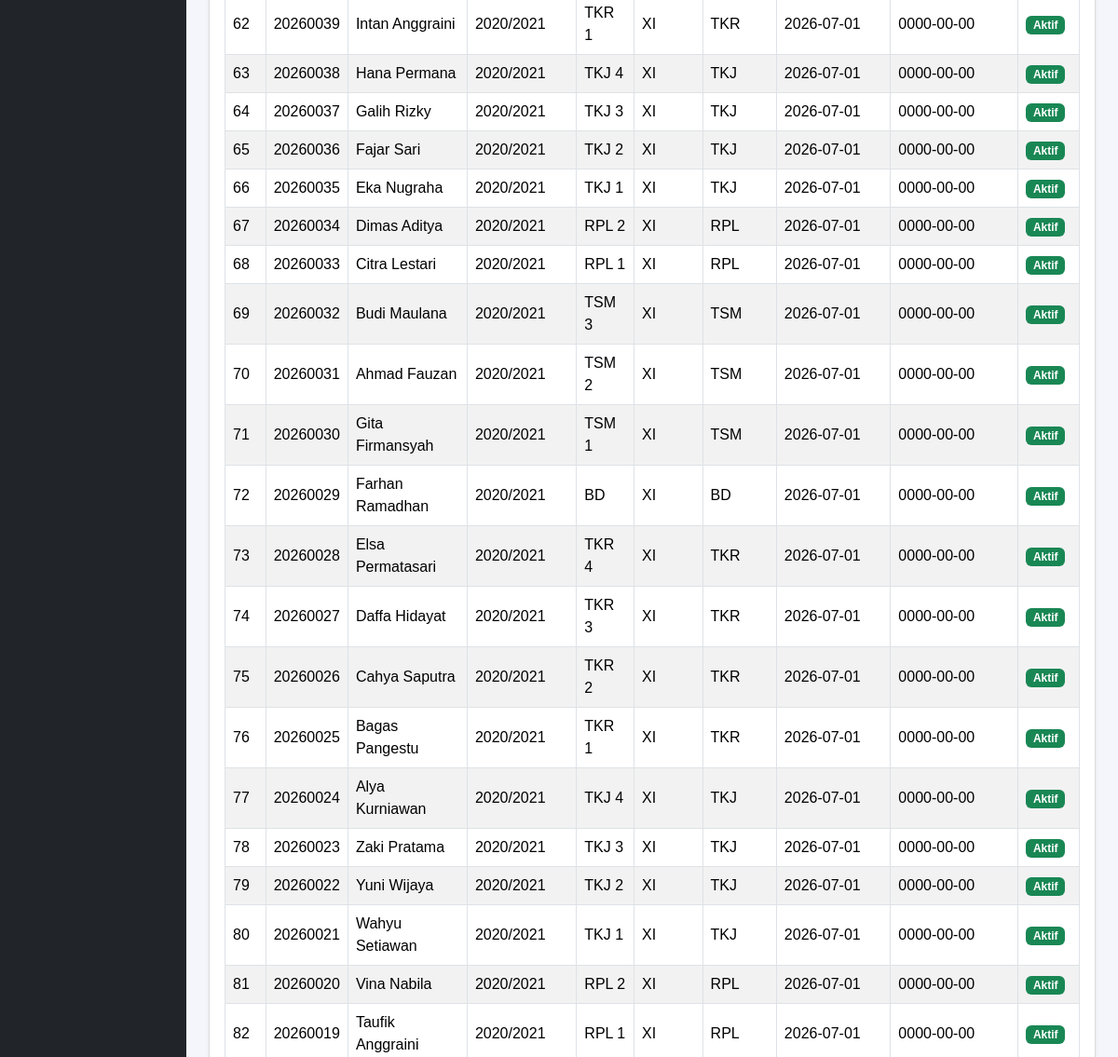
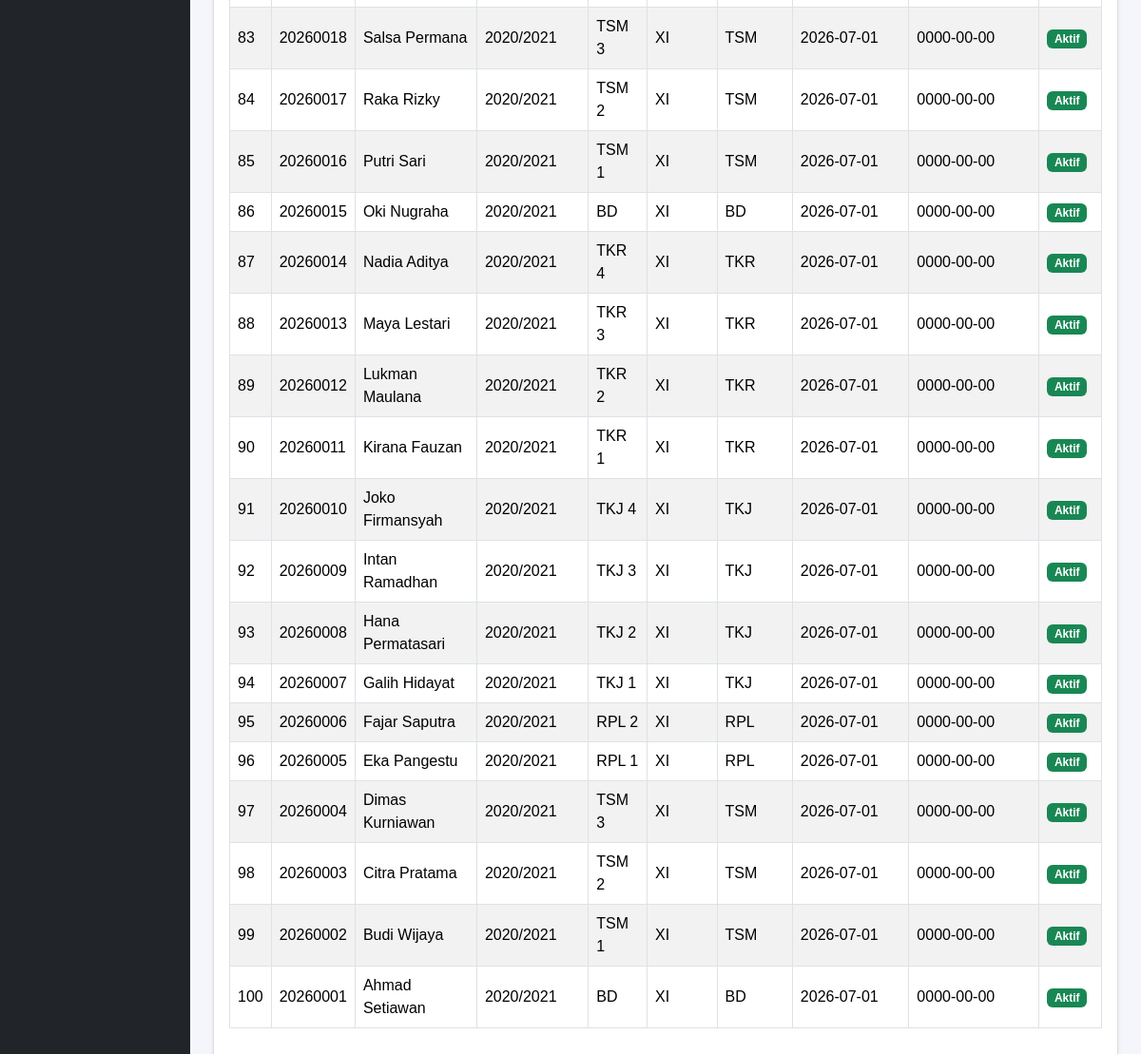
/penempatan_siswa.php (signed in, lower part), run on an earlier commit of the app's database (2 pictures, top to bottom).
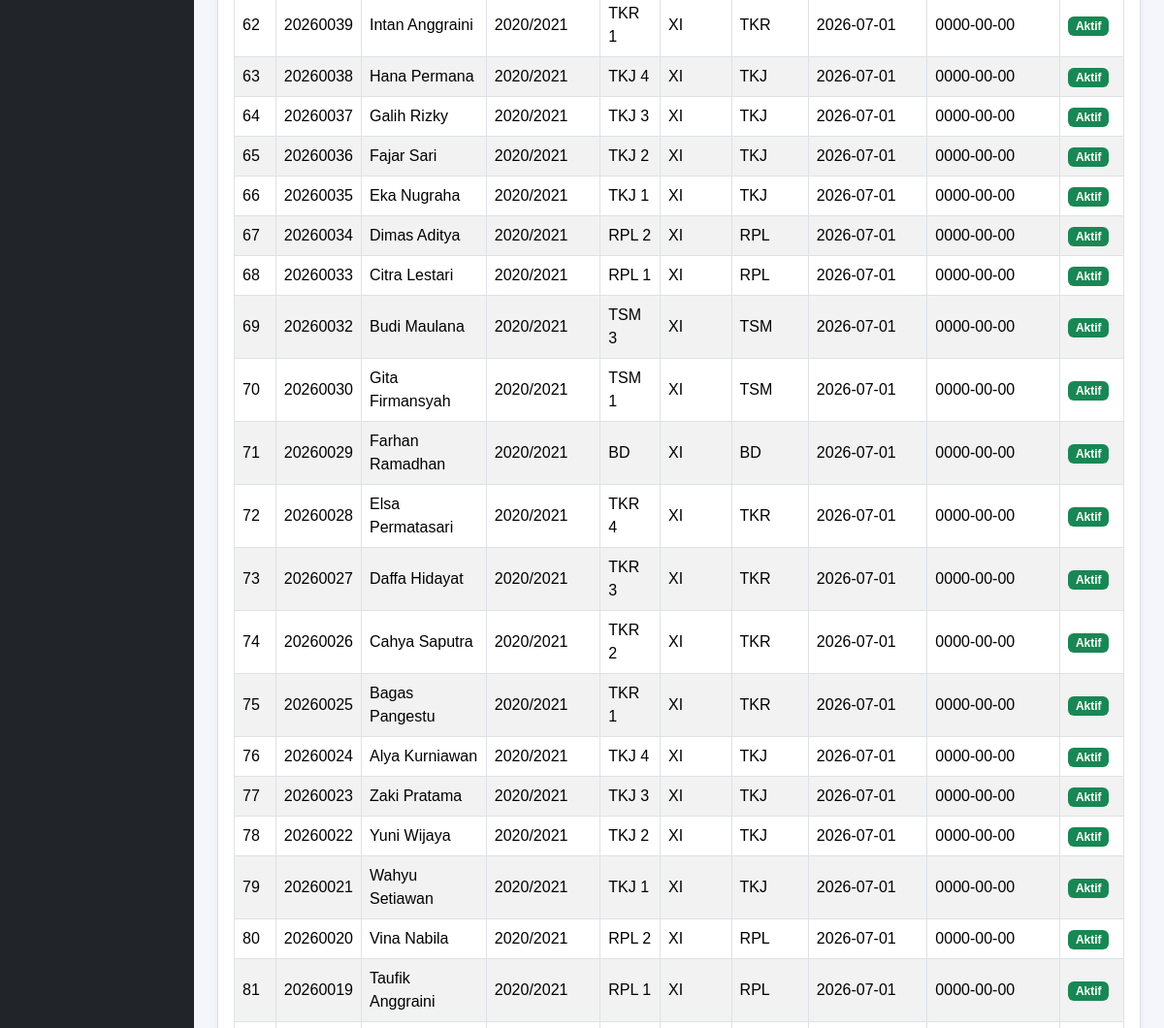
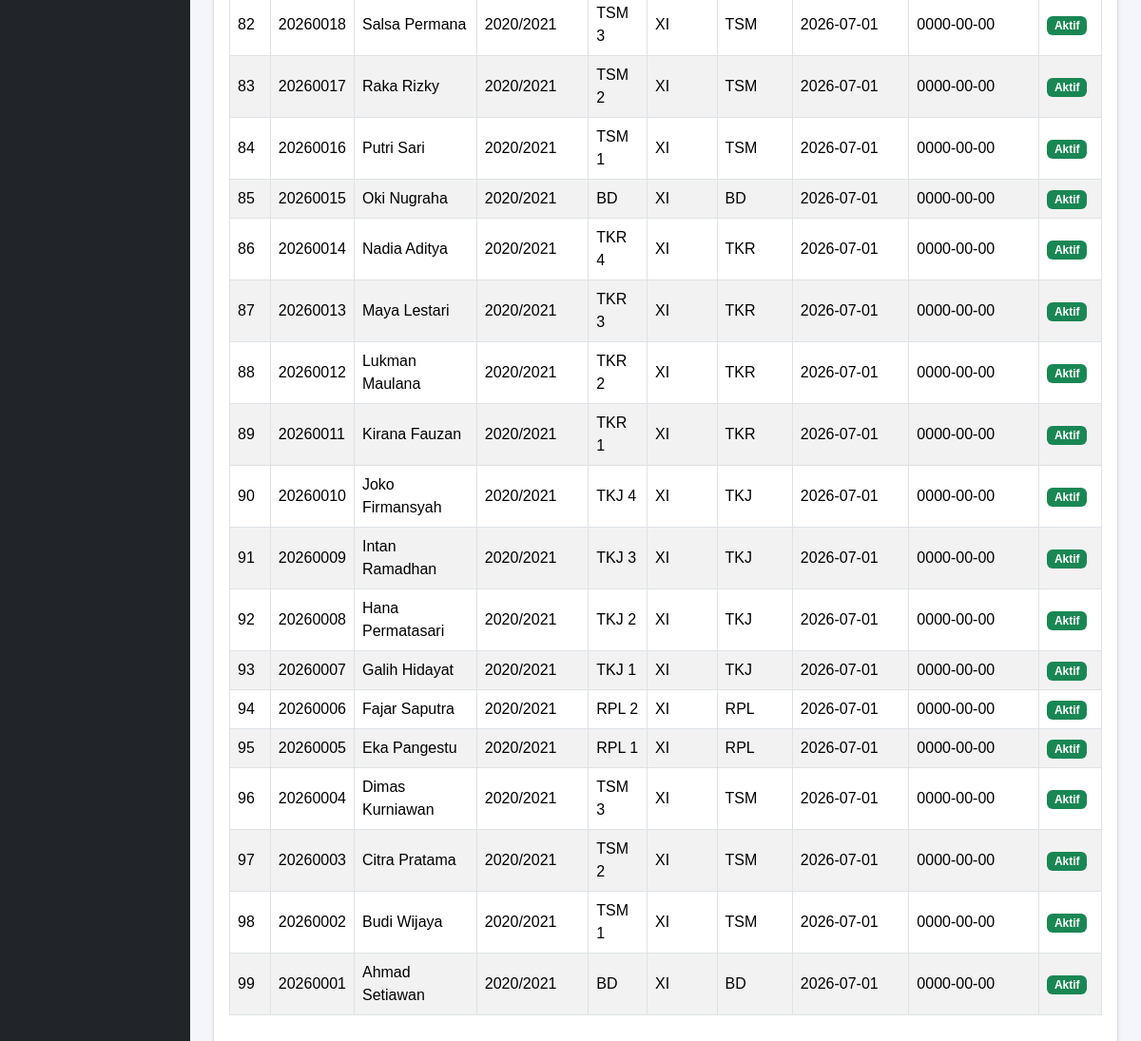
And on a later commit of the database (2 pictures, top to bottom).
### tables this page shows
CREATE TABLE `t_kelas_siswa` (
  `id` int(11) NOT NULL,
  `siswa_id` int(11) DEFAULT NULL,
  `tahun_ajaran_id` int(11) DEFAULT NULL,
  `kelas_id` int(11) DEFAULT NULL,
  `tanggal_mulai` date NOT NULL,
  `tanggal_selesai` date NOT NULL,
  `status_aktif` tinyint(1) NOT NULL,
  `created_at` timestamp NOT NULL DEFAULT current_timestamp(),
  `updated_at` timestamp NOT NULL DEFAULT current_timestamp()
);

CREATE TABLE `t_siswa` (
  `id` int(11) NOT NULL,
  `nis` varchar(30) DEFAULT NULL,
  `nisn` varchar(20) NOT NULL,
  `nama` varchar(150) DEFAULT NULL,
  `jenis_kelamin` char(1) NOT NULL,
  `tanggal_lahir` date NOT NULL,
  `alamat` text NOT NULL,
  `status_aktif` tinyint(1) NOT NULL,
  `created_at` timestamp NOT NULL DEFAULT current_timestamp(),
  `updated_at` timestamp NOT NULL DEFAULT current_timestamp()
);

CREATE TABLE `t_tahun_ajaran` (
  `id` int(11) NOT NULL,
  `nama` varchar(20) DEFAULT NULL,
  `tanggal_mulai` date NOT NULL,
  `tanggal_selesai` date NOT NULL,
  `status_aktif` tinyint(1) NOT NULL,
  `created_at` timestamp NOT NULL DEFAULT current_timestamp(),
  `updated_at` timestamp NOT NULL DEFAULT current_timestamp()
);

CREATE TABLE `t_kelas` (
  `id` int(11) NOT NULL,
  `nama` varchar(100) DEFAULT NULL,
  `tingkat` varchar(20) NOT NULL,
  `jurusan` varchar(100) NOT NULL,
  `status_aktif` tinyint(1) NOT NULL,
  `created_at` timestamp NOT NULL DEFAULT current_timestamp(),
  `updated_at` timestamp NOT NULL DEFAULT current_timestamp()
);

### penempatan_siswa.php (the view, shortened to what this page needs)
<?php
include 'config/koneksi.php';
$sql = "SELECT
            ks.id,
            s.nis,
            s.nama AS nama_siswa,
            ta.nama AS tahun_ajaran,
            k.nama AS nama_kelas,
            k.tingkat,
            k.jurusan,
            ks.tanggal_mulai,
            ks.tanggal_selesai,
            ks.status_aktif
        FROM t_kelas_siswa ks
        LEFT JOIN t_siswa s ON ks.siswa_id = s.id
        LEFT JOIN t_tahun_ajaran ta ON ks.tahun_ajaran_id = ta.id
        LEFT JOIN t_kelas k ON ks.kelas_id = k.id
        ORDER BY ks.id DESC";
$hasil = mysqli_query($koneksi, $sql);
?>
<!DOCTYPE html>
<html lang="id">
<head>
    <link href="https://cdn.jsdelivr.net/npm/bootstrap@5.3.8/dist/css/bootstrap.min.css"
          rel="stylesheet">
    <link href="https://cdn.jsdelivr.net/npm/bootstrap-icons@1.11.3/font/bootstrap-icons.css"
          rel="stylesheet">
    <link href="https://cdn.datatables.net/2.3.4/css/dataTables.bootstrap5.min.css"
          rel="stylesheet">
    <link rel="stylesheet" href="layout/style.css">
</head>
<body>
<div class="container-fluid">
    <div class="row">
        <?php include 'layout/sidebar.php'; ?>
        <main class="col-md-9 col-lg-10 p-4">
            <div class="card shadow-sm">
                <div class="card-body">
                    <div class="table-responsive">
                        <table id="tabelPenempatan"
                               class="table table-bordered table-striped table-hover align-middle w-100">
                            <tbody>
                                <?php
                                $no = 1;
                                while ($row = mysqli_fetch_assoc($hasil)) {
                                ?>
                                <tr>
                                    <td><?= $no++ ?></td>
                                    <td>
                                        <?= htmlspecialchars($row['nis'] ?? '-') ?>
                                    </td>
                                    <td>
                                        <?= htmlspecialchars($row['nama_siswa'] ?? '-') ?>
                                    </td>
                                    <td>
                                        <?= htmlspecialchars($row['tahun_ajaran'] ?? '-') ?>
                                    </td>
                                    <td>
                                        <?= htmlspecialchars($row['nama_kelas'] ?? '-') ?>
                                    </td>
                                    <td>
                                        <?= htmlspecialchars($row['tingkat'] ?? '-') ?>
                                    </td>
                                    <td>
                                        <?= htmlspecialchars($row['jurusan'] ?? '-') ?>
                                    </td>
                                    <td>
                                        <?= htmlspecialchars($row['tanggal_mulai'] ?? '-') ?>
                                    </td>
                                    <td>
                                        <?= htmlspecialchars($row['tanggal_selesai'] ?? '-') ?>
                                    </td>
                                    <td>
                                        <?php if ($row['status_aktif'] == 1) { ?>
                                            <span class="badge bg-success">
                                                Aktif
                                            </span>
                                        <?php } else { ?>
                                            <span class="badge bg-secondary">
                                                Tidak Aktif
                                            </span>
                                        <?php } ?>
                                    </td>
                                </tr>
                                <?php } ?>
                            </tbody>
                        </table>
                    </div>
                </div>
            </div>
        </main>
    </div>
</div>
</body>
</html>

What changed in the data, as far as the page shows it:
removed t_kelas_siswa: siswa.nis "20260031", siswa.nama "Ahmad Fauzan", tahun_ajaran.nama "2020/2021", kelas.nama "TSM 2", kelas.tingkat "XI", kelas.jurusan "TSM", tanggal_mulai "2026-07-01", tanggal_selesai "0000-00-00", status_aktif "Aktif"
